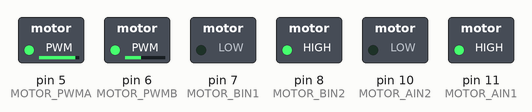
Simulated run of this sketch. Board: Arduino Uno, built with avr-gcc and run on an emulated ATmega328P. Shown: switched loads named in the sketch (green lamp = pin HIGH).

Above: at 0.1 s.
Timing chart, 0 to 1.6 s (numbered marks = the images above):
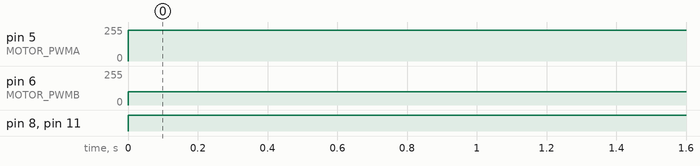

The sketch:

MOTORES.ino
```cpp
//MOTOR IZQUIERDA POR FUNCION
#define MOTOR_PWMB 6
#define MOTOR_BIN2 8
#define MOTOR_BIN1 7

//MOTOR DERECHA POR FUNCION
#define MOTOR_PWMA 5
#define MOTOR_AIN1 11
#define MOTOR_AIN2 10


void setup() {
  //PWM
  pinMode(MOTOR_PWMA,OUTPUT);
  pinMode(MOTOR_PWMB,OUTPUT);

  pinMode(MOTOR_AIN2,OUTPUT);
  pinMode(MOTOR_AIN1,OUTPUT);

  pinMode(MOTOR_BIN1,OUTPUT);
  pinMode(MOTOR_BIN2,OUTPUT);

}

void loop() {

    digitalWrite(MOTOR_AIN1, HIGH);
    digitalWrite(MOTOR_AIN2, LOW);
    analogWrite(MOTOR_PWMA, 230);//0-255

    digitalWrite(MOTOR_BIN1, LOW);
    digitalWrite(MOTOR_BIN2, HIGH);
    analogWrite(MOTOR_PWMB, 100);

}
```

Measured:
- by itself, pin 5 (MOTOR_PWMA): 0/255 → 230/255 at 0.00 s
- by itself, pin 6 (MOTOR_PWMB): 0/255 → 100/255 at 0.00 s
- by itself, pin 8 (MOTOR_BIN2), pin 11 (MOTOR_AIN1): LOW → HIGH at 0.00 s
